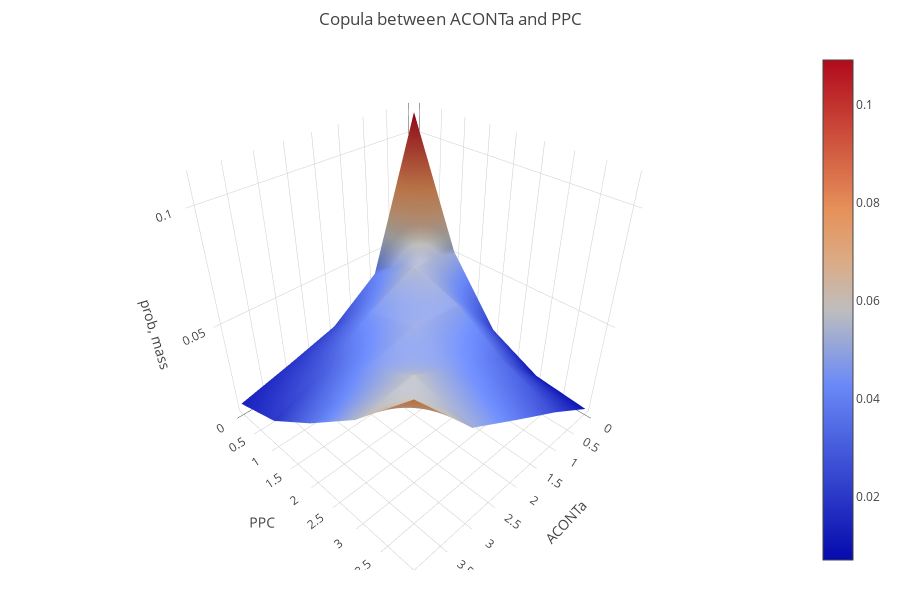

Write notebook code for a chart like this one.
### Code cell
reaction_1 = [steady_states.loc["ACONTa"], "ACONTa"] #model.reactions.index('PYK')
reaction_2 = [steady_states.loc["PPC"], "PPC"]

plot_copula(reaction_1, reaction_2, n = 5, width = 900 , height = 600, export_format = "svg")

### Figure 1 — Plotly figure (JSON) as saved in the notebook; plotly's stock layout.template omitted (floating-point values rounded to 4 significant figures)
{"data": [{"type": "surface", "z": [[0.1092, 0.0404, 0.0236, 0.0166, 0.0102], [0.0522, 0.0554, 0.0444, 0.0296, 0.0184], [0.0216, 0.0482, 0.0504, 0.0444, 0.0354], [0.0098, 0.033, 0.0444, 0.0576, 0.0552], [0.0072, 0.023, 0.0372, 0.0518, 0.0808]]}], "layout": {"height": 600, "margin": {"b": 30, "l": 30, "r": 30, "t": 50}, "scene": {"xaxis": {"title": {"text": "ACONTa"}}, "yaxis": {"title": {"text": "PPC"}}, "zaxis": {"title": {"text": "prob, mass"}}}, "title": {"text": "Copula between ACONTa and PPC"}, "width": 900}}
